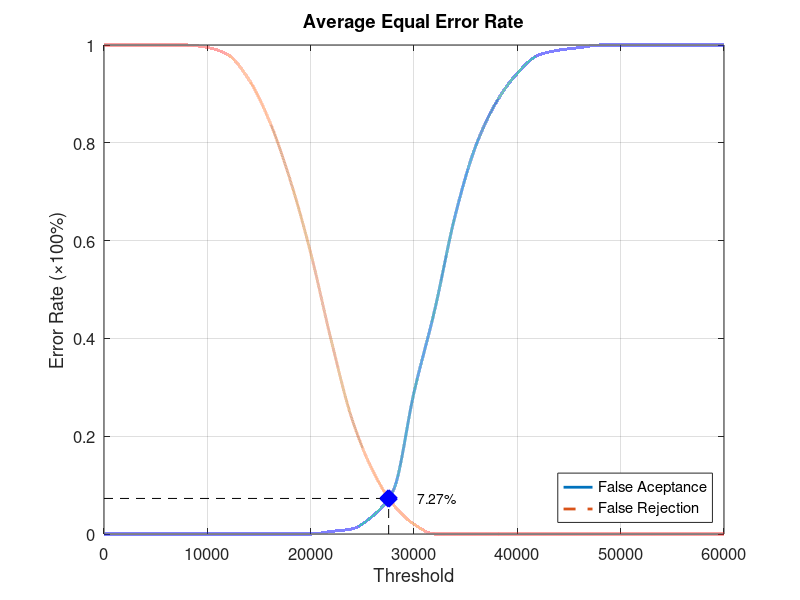
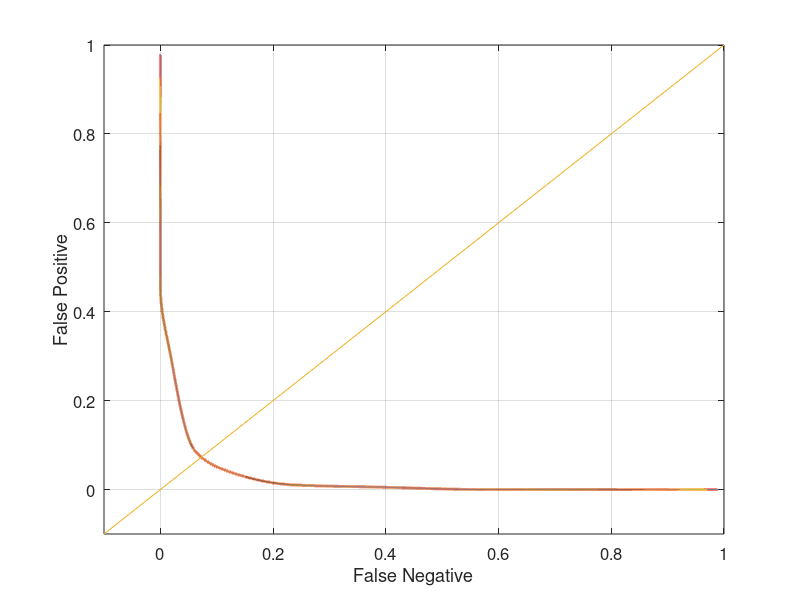

These figures' MATLAB source, in order:
function yEER = Database3_3
close all;
clear;
clc;
x = 0:2000:60000;
xq = 0:0.5:60000;

y0 = [0 0 0 0 0 0 0 0 0 0 0 0.00526316 0.0105263 0.0368421 0.0894737 0.289474 0.457895 0.652632 0.794737 0.884211 0.942105 0.978947 0.989474 0.994737 1 1 1 1 1 1 1];
yy0 = interp1(x, y0, xq, 'pchip');
y1 = [1 1 1 1 1 0.995 0.98 0.93 0.845 0.725 0.575 0.395 0.235 0.13 0.06 0.02 0 0 0 0 0 0 0 0 0 0 0 0 0 0 0];
yy1 = interp1(x, y1, xq, 'pchip');

% Calculating EER: 
y2 = abs(y0 - y1);
find(y2 == min(y2))
yy2 = abs(yy0 - yy1);
xEER = find(yy2 == min(yy2));
xEERIndex = xq(xEER) % X-axis EER
yEER = yy0(xEER) % Y-axis EER

main = figure
plot(xq, yy0,'-','LineWidth', 2);	hold on
plot(xq, yy1,'--','LineWidth', 2);	hold on
plot([xEERIndex xEERIndex], [0 yEER], 'k--');	hold on
plot([0 xEERIndex], [yEER yEER], 'k--');	hold on
plot(xEERIndex, yEER, 'bx', 'LineWidth', 10);	hold on
text(xEERIndex + 10 * xEERIndex / 100, yEER, [num2str(round((10000 * yEER)) / 100) '%'])
legend('False Aceptance', 'False Rejection', 'Location', 'SouthEast')
xlabel('Threshold')
ylabel('Error Rate (\times100%)')
title('Average Equal Error Rate')
set(gca, 'FontSize', 12)
axis([0 60000 0 1])
grid on

print(main, 'Database3_3Main', '-dpng');
FNRxFPR = figure('Color', [1 1 1]);
plot(yy1, yy0, '-', yy1, yy0, 'LineWidth', 2);
hold on
y = -0.1:0.1:1
plot(y, y); 
set(gca, 'FontSize', 12)
xlabel('False Negative')
ylabel('False Positive')
axis([-0.1 1 -0.1 1])
set(gca, 'FontSize', 12)
grid on

print(FNRxFPR, 'Database3_3FNRxFPR','-dpng');
end
